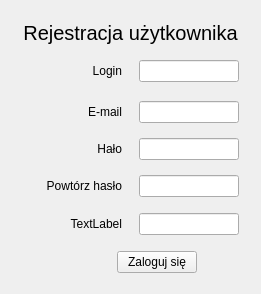
<?xml version="1.0" encoding="UTF-8"?>
<ui version="4.0">
 <class>Form</class>
 <widget class="QWidget" name="Form">
  <property name="geometry">
   <rect>
    <x>0</x>
    <y>0</y>
    <width>261</width>
    <height>294</height>
   </rect>
  </property>
  <property name="windowTitle">
   <string>Form</string>
  </property>
  <layout class="QVBoxLayout" name="verticalLayout">
   <item>
    <spacer name="verticalSpacer_2">
     <property name="orientation">
      <enum>Qt::Vertical</enum>
     </property>
     <property name="sizeHint" stdset="0">
      <size>
       <width>20</width>
       <height>40</height>
      </size>
     </property>
    </spacer>
   </item>
   <item>
    <widget class="QLabel" name="label">
     <property name="font">
      <font>
       <pointsize>15</pointsize>
      </font>
     </property>
     <property name="text">
      <string>Rejestracja użytkownika</string>
     </property>
     <property name="alignment">
      <set>Qt::AlignCenter</set>
     </property>
    </widget>
   </item>
   <item>
    <spacer name="verticalSpacer_5">
     <property name="orientation">
      <enum>Qt::Vertical</enum>
     </property>
     <property name="sizeHint" stdset="0">
      <size>
       <width>20</width>
       <height>39</height>
      </size>
     </property>
    </spacer>
   </item>
   <item>
    <layout class="QHBoxLayout" name="horizontalLayout_5">
     <item>
      <spacer name="horizontalSpacer_14">
       <property name="orientation">
        <enum>Qt::Horizontal</enum>
       </property>
       <property name="sizeHint" stdset="0">
        <size>
         <width>40</width>
         <height>20</height>
        </size>
       </property>
      </spacer>
     </item>
     <item>
      <widget class="QLabel" name="label_7">
       <property name="minimumSize">
        <size>
         <width>100</width>
         <height>0</height>
        </size>
       </property>
       <property name="text">
        <string>Login</string>
       </property>
       <property name="alignment">
        <set>Qt::AlignRight|Qt::AlignTrailing|Qt::AlignVCenter</set>
       </property>
      </widget>
     </item>
     <item>
      <spacer name="horizontalSpacer_23">
       <property name="orientation">
        <enum>Qt::Horizontal</enum>
       </property>
       <property name="sizeHint" stdset="0">
        <size>
         <width>40</width>
         <height>20</height>
        </size>
       </property>
      </spacer>
     </item>
     <item>
      <widget class="QLineEdit" name="lineEdit_6">
       <property name="minimumSize">
        <size>
         <width>100</width>
         <height>0</height>
        </size>
       </property>
      </widget>
     </item>
     <item>
      <spacer name="horizontalSpacer_15">
       <property name="orientation">
        <enum>Qt::Horizontal</enum>
       </property>
       <property name="sizeHint" stdset="0">
        <size>
         <width>40</width>
         <height>20</height>
        </size>
       </property>
      </spacer>
     </item>
    </layout>
   </item>
   <item>
    <spacer name="verticalSpacer_9">
     <property name="orientation">
      <enum>Qt::Vertical</enum>
     </property>
     <property name="sizeHint" stdset="0">
      <size>
       <width>20</width>
       <height>43</height>
      </size>
     </property>
    </spacer>
   </item>
   <item>
    <layout class="QHBoxLayout" name="horizontalLayout_7">
     <item>
      <spacer name="horizontalSpacer_18">
       <property name="orientation">
        <enum>Qt::Horizontal</enum>
       </property>
       <property name="sizeHint" stdset="0">
        <size>
         <width>40</width>
         <height>20</height>
        </size>
       </property>
      </spacer>
     </item>
     <item>
      <widget class="QLabel" name="label_9">
       <property name="minimumSize">
        <size>
         <width>100</width>
         <height>0</height>
        </size>
       </property>
       <property name="text">
        <string>E-mail</string>
       </property>
       <property name="alignment">
        <set>Qt::AlignRight|Qt::AlignTrailing|Qt::AlignVCenter</set>
       </property>
      </widget>
     </item>
     <item>
      <spacer name="horizontalSpacer_22">
       <property name="orientation">
        <enum>Qt::Horizontal</enum>
       </property>
       <property name="sizeHint" stdset="0">
        <size>
         <width>40</width>
         <height>20</height>
        </size>
       </property>
      </spacer>
     </item>
     <item>
      <widget class="QLineEdit" name="lineEdit_8">
       <property name="minimumSize">
        <size>
         <width>100</width>
         <height>0</height>
        </size>
       </property>
      </widget>
     </item>
     <item>
      <spacer name="horizontalSpacer_19">
       <property name="orientation">
        <enum>Qt::Horizontal</enum>
       </property>
       <property name="sizeHint" stdset="0">
        <size>
         <width>40</width>
         <height>20</height>
        </size>
       </property>
      </spacer>
     </item>
    </layout>
   </item>
   <item>
    <spacer name="verticalSpacer_10">
     <property name="orientation">
      <enum>Qt::Vertical</enum>
     </property>
     <property name="sizeHint" stdset="0">
      <size>
       <width>20</width>
       <height>40</height>
      </size>
     </property>
    </spacer>
   </item>
   <item>
    <layout class="QHBoxLayout" name="horizontalLayout_6">
     <item>
      <spacer name="horizontalSpacer_16">
       <property name="orientation">
        <enum>Qt::Horizontal</enum>
       </property>
       <property name="sizeHint" stdset="0">
        <size>
         <width>40</width>
         <height>20</height>
        </size>
       </property>
      </spacer>
     </item>
     <item>
      <widget class="QLabel" name="label_8">
       <property name="minimumSize">
        <size>
         <width>100</width>
         <height>0</height>
        </size>
       </property>
       <property name="text">
        <string>Hało</string>
       </property>
       <property name="alignment">
        <set>Qt::AlignRight|Qt::AlignTrailing|Qt::AlignVCenter</set>
       </property>
      </widget>
     </item>
     <item>
      <spacer name="horizontalSpacer_21">
       <property name="orientation">
        <enum>Qt::Horizontal</enum>
       </property>
       <property name="sizeHint" stdset="0">
        <size>
         <width>40</width>
         <height>20</height>
        </size>
       </property>
      </spacer>
     </item>
     <item>
      <widget class="QLineEdit" name="lineEdit_7">
       <property name="minimumSize">
        <size>
         <width>100</width>
         <height>0</height>
        </size>
       </property>
      </widget>
     </item>
     <item>
      <spacer name="horizontalSpacer_17">
       <property name="orientation">
        <enum>Qt::Horizontal</enum>
       </property>
       <property name="sizeHint" stdset="0">
        <size>
         <width>40</width>
         <height>20</height>
        </size>
       </property>
      </spacer>
     </item>
    </layout>
   </item>
   <item>
    <spacer name="verticalSpacer_8">
     <property name="orientation">
      <enum>Qt::Vertical</enum>
     </property>
     <property name="sizeHint" stdset="0">
      <size>
       <width>20</width>
       <height>39</height>
      </size>
     </property>
    </spacer>
   </item>
   <item>
    <layout class="QHBoxLayout" name="horizontalLayout_4">
     <item>
      <spacer name="horizontalSpacer_6">
       <property name="orientation">
        <enum>Qt::Horizontal</enum>
       </property>
       <property name="sizeHint" stdset="0">
        <size>
         <width>40</width>
         <height>20</height>
        </size>
       </property>
      </spacer>
     </item>
     <item>
      <widget class="QLabel" name="label_6">
       <property name="minimumSize">
        <size>
         <width>100</width>
         <height>0</height>
        </size>
       </property>
       <property name="text">
        <string>Powtórz hasło</string>
       </property>
       <property name="alignment">
        <set>Qt::AlignRight|Qt::AlignTrailing|Qt::AlignVCenter</set>
       </property>
      </widget>
     </item>
     <item>
      <spacer name="horizontalSpacer_4">
       <property name="orientation">
        <enum>Qt::Horizontal</enum>
       </property>
       <property name="sizeHint" stdset="0">
        <size>
         <width>40</width>
         <height>20</height>
        </size>
       </property>
      </spacer>
     </item>
     <item>
      <widget class="QLineEdit" name="lineEdit_5">
       <property name="minimumSize">
        <size>
         <width>100</width>
         <height>0</height>
        </size>
       </property>
      </widget>
     </item>
     <item>
      <spacer name="horizontalSpacer_5">
       <property name="orientation">
        <enum>Qt::Horizontal</enum>
       </property>
       <property name="sizeHint" stdset="0">
        <size>
         <width>40</width>
         <height>20</height>
        </size>
       </property>
      </spacer>
     </item>
    </layout>
   </item>
   <item>
    <spacer name="verticalSpacer_4">
     <property name="orientation">
      <enum>Qt::Vertical</enum>
     </property>
     <property name="sizeHint" stdset="0">
      <size>
       <width>20</width>
       <height>40</height>
      </size>
     </property>
    </spacer>
   </item>
   <item>
    <layout class="QHBoxLayout" name="horizontalLayout_2">
     <item>
      <spacer name="horizontalSpacer_8">
       <property name="orientation">
        <enum>Qt::Horizontal</enum>
       </property>
       <property name="sizeHint" stdset="0">
        <size>
         <width>40</width>
         <height>20</height>
        </size>
       </property>
      </spacer>
     </item>
     <item>
      <widget class="QLabel" name="label_4">
       <property name="minimumSize">
        <size>
         <width>100</width>
         <height>0</height>
        </size>
       </property>
       <property name="text">
        <string>TextLabel</string>
       </property>
       <property name="alignment">
        <set>Qt::AlignRight|Qt::AlignTrailing|Qt::AlignVCenter</set>
       </property>
      </widget>
     </item>
     <item>
      <spacer name="horizontalSpacer_24">
       <property name="orientation">
        <enum>Qt::Horizontal</enum>
       </property>
       <property name="sizeHint" stdset="0">
        <size>
         <width>40</width>
         <height>20</height>
        </size>
       </property>
      </spacer>
     </item>
     <item>
      <widget class="QLineEdit" name="lineEdit_3">
       <property name="minimumSize">
        <size>
         <width>100</width>
         <height>0</height>
        </size>
       </property>
      </widget>
     </item>
     <item>
      <spacer name="horizontalSpacer_9">
       <property name="orientation">
        <enum>Qt::Horizontal</enum>
       </property>
       <property name="sizeHint" stdset="0">
        <size>
         <width>40</width>
         <height>20</height>
        </size>
       </property>
      </spacer>
     </item>
    </layout>
   </item>
   <item>
    <spacer name="verticalSpacer_3">
     <property name="orientation">
      <enum>Qt::Vertical</enum>
     </property>
     <property name="sizeHint" stdset="0">
      <size>
       <width>20</width>
       <height>40</height>
      </size>
     </property>
    </spacer>
   </item>
   <item>
    <spacer name="verticalSpacer_6">
     <property name="orientation">
      <enum>Qt::Vertical</enum>
     </property>
     <property name="sizeHint" stdset="0">
      <size>
       <width>20</width>
       <height>23</height>
      </size>
     </property>
    </spacer>
   </item>
   <item>
    <layout class="QHBoxLayout" name="horizontalLayout">
     <property name="spacing">
      <number>2</number>
     </property>
     <item>
      <spacer name="horizontalSpacer_2">
       <property name="orientation">
        <enum>Qt::Horizontal</enum>
       </property>
       <property name="sizeHint" stdset="0">
        <size>
         <width>40</width>
         <height>20</height>
        </size>
       </property>
      </spacer>
     </item>
     <item>
      <spacer name="horizontalSpacer">
       <property name="orientation">
        <enum>Qt::Horizontal</enum>
       </property>
       <property name="sizeHint" stdset="0">
        <size>
         <width>40</width>
         <height>20</height>
        </size>
       </property>
      </spacer>
     </item>
     <item>
      <widget class="QPushButton" name="pushButton">
       <property name="text">
        <string>Zaloguj się</string>
       </property>
      </widget>
     </item>
     <item>
      <spacer name="horizontalSpacer_3">
       <property name="orientation">
        <enum>Qt::Horizontal</enum>
       </property>
       <property name="sizeHint" stdset="0">
        <size>
         <width>40</width>
         <height>20</height>
        </size>
       </property>
      </spacer>
     </item>
    </layout>
   </item>
   <item>
    <spacer name="verticalSpacer_7">
     <property name="orientation">
      <enum>Qt::Vertical</enum>
     </property>
     <property name="sizeHint" stdset="0">
      <size>
       <width>20</width>
       <height>40</height>
      </size>
     </property>
    </spacer>
   </item>
  </layout>
 </widget>
 <resources/>
 <connections/>
</ui>
